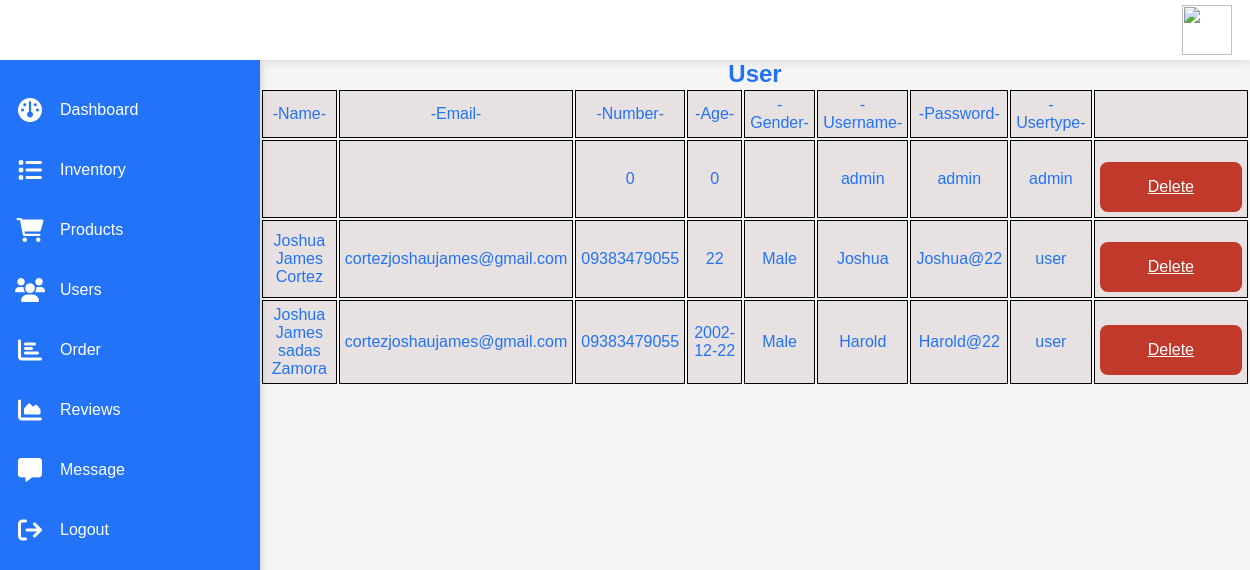
/users.php (signed in), run on the app's committed database.
### tables this page shows
CREATE TABLE `users` (
  `id` int(11) NOT NULL,
  `first_name` varchar(255) NOT NULL,
  `middle_name` varchar(255) NOT NULL,
  `last_name` varchar(255) NOT NULL,
  `suffix` varchar(255) NOT NULL,
  `email` varchar(255) NOT NULL,
  `number` varchar(11) NOT NULL,
  `username` varchar(45) NOT NULL,
  `password` varchar(45) NOT NULL,
  `birth_date` varchar(255) NOT NULL,
  `gender` varchar(45) NOT NULL,
  `role` varchar(10) NOT NULL DEFAULT 'user',
  `created_at` timestamp NOT NULL DEFAULT current_timestamp()
);

### users.php (the view, shortened to what this page needs)
<?php
require_once('conn.php');
$query = "select * from users";
$result = mysqli_query($conn,$query);
?>
<!DOCTYPE html>
<html lang="en">
<head>
    <link rel="stylesheet" href="https://pro.fontawesome.com/releases/v5.10.0/css/all.css" />
    <link rel="stylesheet" href="https://cdnjs.cloudflare.com/ajax/libs/font-awesome/6.0.0/css/all.min.css" />
    <link rel="stylesheet" href="css/users.css">
</head>
<body>
    <div class="container">
    <div class="topbar">
            <div class="notification-icon">
            </div>
            <div class="user">
                <img src="images/me.jpeg" alt="">
            </div>
        </div>
        <div class="sidebar">
        <ul>
                <li><a href="dashboard.php"><i class="fas fa-dashboard "></i><div>Dashboard</div></a></li>
                <li><a href="inventory.php"><i class="fa fa-list" aria-hidden="true"></i><div>Inventory</div></a></li>
                <li><a href="products.php"><i class="fa fa-shopping-cart"></i><div>Products</div></a></li>
                <li><a href="users.php"><i class="fas fa-users"></i><div>Users</div></a></li>
                <li><a href="order.php"><i class="fas fa-chart-bar"></i><div>Order</div></a></li>
                <li><a href="review.php"><i class="fas fa-chart-area"></i><div>Reviews</div></a></li>
                <li><a href="message.php"><i class="fa-solid fa-message"></i><div>Message</div></a></li>
                <li><a href="logout.php"><i class="fas fa-sign-out"></i><div>Logout</div></a></li>
            </ul>
        </div>
            <div class="main">
            <div class="row-mt-5">
        <div class="col">
        <div class="card-mt-5">
        <div class="card-header">
            <center><h2 class="display-6 text-center">User</h2>
        </div>
        <div class="card-body">
        <table class="table-border" style="width: 100%">
        <tr>
            <td> -Name- </td>
            <td> -Email- </td>
            <td> -Number- </td>
            <td> -Age- </td>
            <td> -Gender- </td>
            <td> -Username- </td>
            <td> -Password- </td>
            <td> -Usertype- </td>
            <td></td>
        </tr>
        <tr>
                <?php
                  while($row = mysqli_fetch_assoc($result))
                  {
                ?>
                  <td><?php echo $row['first_name'] . ' ' . $row['middle_name'] . ' ' . $row['last_name']; ?></td>
                  <td><?php echo $row['email']; ?></td>
                  <td><?php echo $row['number']; ?></td>
                  <td><?php echo $row['birth_date']; ?></td>
                  <td><?php echo $row['gender']; ?></td>
                  <td><?php echo $row['username']; ?></td>
                  <td><?php echo $row['password']; ?></td>
                  <td><?php echo $row['role']; ?></td>
                  <td> <a href="javascript:void(0)" class="delete-btn" onclick="openModal(<?php echo $row['id']; ?>)">Delete</a></td>
                </tr>
                <?php
                  }
                ?>
        </table>
        </div>
        </div>
        </div>
        </div>
        </div>
    </div>
</body>
</html>

### css/users.css (style rules this page uses)
:root { --purple:#8e44ad; --red:#c0392b; --orange:#f39c12; --black:#333; --white:#fff; --light-color:#666; --light-white:#ccc; --light-bg:#f5f5f5; --border:.1rem solid var(--black); --box-shadow:0 .5rem 1rem rgba(0,0,0,.1); }
* { padding: 0; margin: 0; box-sizing: border-box; font-family: 'poppins', sans-serif; }
.topbar { position: fixed; background-color: #fff; box-shadow: 0 4px 8px 0 rgba(0, 0, 0, 0.08); width: 100%; padding: 0 20px; height: 60px; display: grid; grid-template-columns: 2fr 10fr 0.4fr 1fr; align-items: center; z-index: 1; }
img { position: absolute; top: 0; left: 8rem; width: 100%; height: 100%; object-fit: cover; }
.notification-icon { position: fixed; padding-left: 86rem; }
.user { position: relative; width: 50px; height: 50px; justify-self: right; }
.sidebar { position: fixed; top: 60px; width: 260px; height: calc(100% - 60px); background: #2273F8; overflow-x: hidden; box-shadow: 0 4px 8px 0 rgba(0, 0, 0, 0.2); z-index: 2; }
.sidebar ul { margin-top: 20px; }
.sidebar ul li { width: 100%; list-style: none; }
.sidebar ul li a { width: 100%; text-decoration: none; color: #fff; height: 60px; display: flex; align-items: center; }
.sidebar ul li a i { min-width: 60px; font-size: 24px; text-align: center; }
.btn, .option-btn, .delete-btn, .white-btn { display: inline-block; margin-top: 1rem; padding:1rem 3rem; cursor: pointer; color:var(--white); font-size: 1rem; border-radius: .5rem; text-transform: capitalize; }
.delete-btn { background-color: var(--red); }
.main { position: absolute; top: 60px; width: calc(100% - 260px); min-height: calc(100vh - 60px); left: 260px; background: #f5f5f5; }
.main h2 { color: #2273F8; text-align: center; }
.main .card-body .table-border td { padding: 5px; }
.main .card-body .table-border td { color: #2273F8; background-color: rgba(148, 97, 97, 0.137); border: 1px solid black; text-align: center; }

### data on the page
users: number "0", birth_date "0", username "admin", password "admin", role "admin"
users: first_name "Joshua James", last_name "Cortez", email "cortezjoshaujames@gmail.com", number "09383479055", birth_date "22", gender "Male", username "Joshua", password "Joshua@22", role "user"
users: first_name "Joshua James", middle_name "sadas", last_name "Zamora", email "cortezjoshaujames@gmail.com", number "09383479055", birth_date "2002-12-22", gender "Male", username "Harold", password "Harold@22", role "user"
